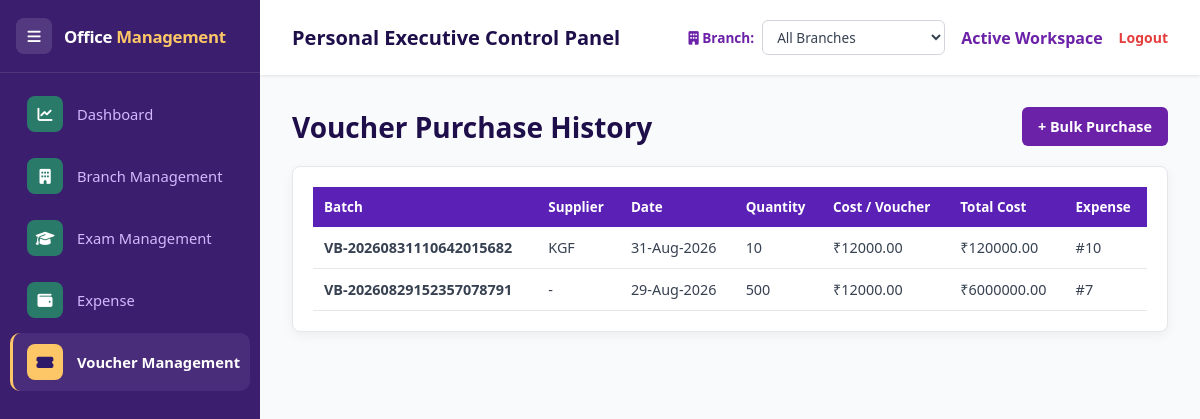
The app's page /vouchers/purchases with its own data.
### apps/models.py (models this page shows)
class VoucherBatch(db.Model):
    id = db.Column(db.Integer, primary_key=True)
    batch_number = db.Column(db.String(80), unique=True, nullable=False)
    supplier = db.Column(db.String(150), nullable=True)
    purchase_date = db.Column(db.Date, nullable=False, default=datetime.utcnow)
    quantity = db.Column(db.Integer, nullable=False, default=0)
    cost_per_voucher = db.Column(db.Float, nullable=False, default=0.0)
    default_selling_price = db.Column(db.Float, nullable=False, default=0.0)
    total_cost = db.Column(db.Float, nullable=False, default=0.0)
    notes = db.Column(db.Text, nullable=True)
    branch_id = db.Column(db.Integer, db.ForeignKey('branch.id'), nullable=True)
    expense_id = db.Column(db.Integer, db.ForeignKey('expense.id'), nullable=True)
    created_at = db.Column(db.DateTime, default=datetime.utcnow)
    branch = db.relationship('Branch', backref=db.backref('voucher_batches', lazy=True))
    expense = db.relationship('Expense', backref=db.backref('voucher_batch', uselist=False))
    vouchers = db.relationship('Voucher', backref='batch', lazy=True, cascade='all, delete-orphan')

### apps/vouchers/routes.py (the view)
@vouchers_bp.route('/purchases')
def purchases():
    rows = _batch_query().order_by(VoucherBatch.purchase_date.desc(), VoucherBatch.id.desc()).all()
    return render_template('voucher_purchases.html', batches=rows)

### apps/branches/routes.py (called while the page is built)
@branches_bp.app_context_processor
def inject_branch_switcher():
    try:
        switcher_branches = Branch.query.order_by(Branch.branch_name.asc()).all()
    except Exception:
        switcher_branches = []
    return {
        'switcher_branches': switcher_branches,
        'active_branch_id': session.get('active_branch_id'),
        'active_branch_name': session.get('active_branch_name', 'All Branches'),
    }

### apps/vouchers/routes.py (called while the page is built)
def _branch_id():
    return session.get('active_branch_id')

def _batch_query():
    q = VoucherBatch.query
    bid = _branch_id()
    if bid:
        q = q.filter(VoucherBatch.branch_id == int(bid))
    return q

### templates/voucher_purchases.html
{% extends 'base.html' %}{% block content %}<div class="module-header"><h2>Voucher Purchase History</h2><div class="module-actions"><a class="btn-primary" href="{{ url_for('vouchers.purchase') }}">+ Bulk Purchase</a></div></div><div class="panel"><div class="table-responsive"><table class="data-table"><thead><tr><th>Batch</th><th>Supplier</th><th>Date</th><th>Quantity</th><th>Cost / Voucher</th><th>Total Cost</th><th>Expense</th></tr></thead><tbody>{% for b in batches %}<tr><td><strong>{{ b.batch_number }}</strong></td><td>{{ b.supplier or '-' }}</td><td>{{ b.purchase_date.strftime('%d-%b-%Y') }}</td><td>{{ b.quantity }}</td><td>₹{{ '%.2f'|format(b.cost_per_voucher) }}</td><td>₹{{ '%.2f'|format(b.total_cost) }}</td><td>#{{ b.expense_id if b.expense_id else '-' }}</td></tr>{% else %}<tr><td colspan="7" class="muted" style="text-align:center">No purchase batches yet.</td></tr>{% endfor %}</tbody></table></div></div>{% endblock %}

### static/css/style.css (style rules this page uses)
:root { --primary-purple: #6B21A8; --dark-purple: #1e0f4a; --accent-pink: #EC4899; --light-pink: #FCE7F3; --bg-slate: #F9FAFB; --text-dark: #1F2937; --sidebar-width: 260px; }
* { margin: 0; padding: 0; box-sizing: border-box; font-family: 'Segoe UI', Tahoma, Geneva, Verdana, sans-serif; }
body { background-color: var(--bg-slate); color: var(--text-dark); display: flex; height: 100vh; overflow: hidden; }
.module-header { display:flex;justify-content:space-between;align-items:center;gap:16px;margin-bottom:20px;flex-wrap:wrap; }
.module-header h2 { color:var(--dark-purple);font-size:1.75rem; }
.panel { background:#fff;border:1px solid #e5e7eb;border-radius:8px;padding:20px;box-shadow:0 4px 12px rgba(0,0,0,0.05); }
.btn-primary,.btn-secondary,.btn-danger { border:none;border-radius:6px;padding:10px 16px;font-weight:700;text-decoration:none;cursor:pointer;display:inline-flex;align-items:center;justify-content:center;gap:8px;font-size:0.9rem; }
.btn-primary { background:var(--primary-purple);color:#fff; }
.data-table { width:100%;border-collapse:collapse;background:#fff; }
.data-table th { background:#5B21B6;color:#fff;text-align:left;padding:11px;font-size:0.84rem; }
.data-table td { padding:11px;border-bottom:1px solid #e5e7eb;font-size:0.9rem;color:#374151; }
.module-actions { display:flex;gap:10px;align-items:center;flex-wrap:wrap; }

### records on screen
VoucherBatch: batch_number "VB-20260831110642015682", supplier "KGF", purchase_date "31-Aug-2026", quantity "10", cost_per_voucher "12000.00", total_cost "120000.00", expense "10"
VoucherBatch: batch_number "VB-20260829152357078791", supplier "-", purchase_date "29-Aug-2026", quantity "500", cost_per_voucher "12000.00", total_cost "6000000.00", expense "7"
